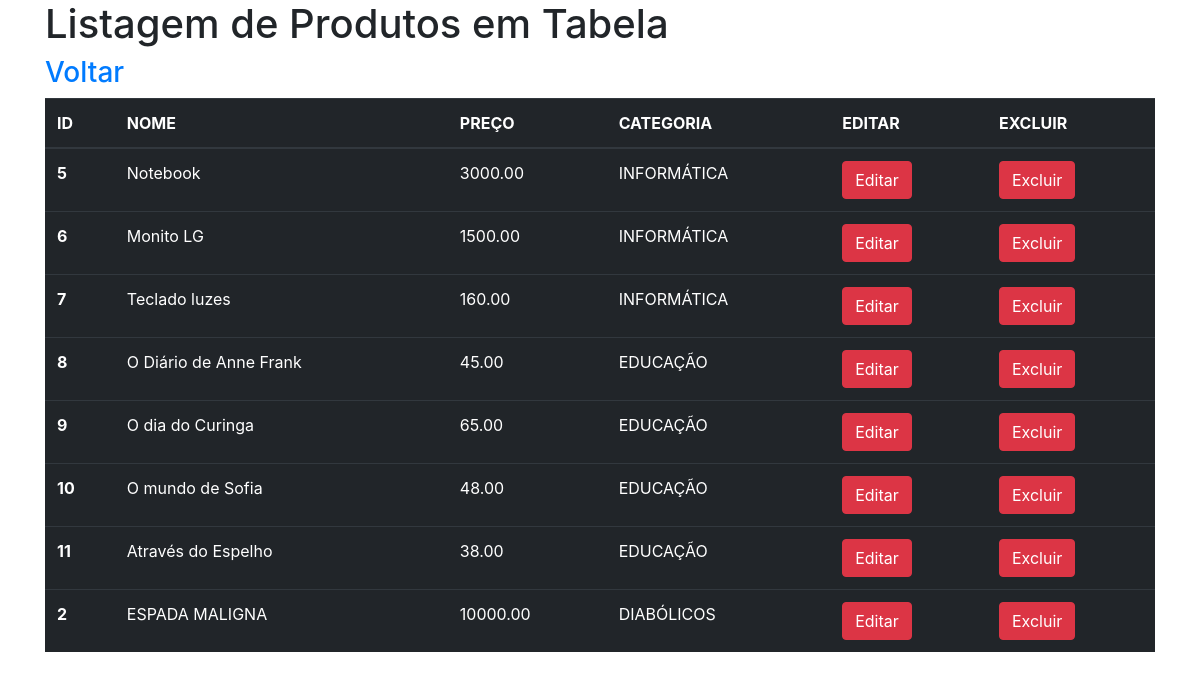
The page /lista_produto_tabela.php on the database its author committed.
### tables this page shows
CREATE TABLE TBPRODUTO(

IDPROD INT NOT NULL AUTO_INCREMENT PRIMARY KEY,

NOMEPROD VARCHAR(30),

PRECOPROD DECIMAL(7,2),

CODCATE INT NOT NULL,

FOREIGN KEY (CODCATE) REFERENCES TBCATEGORIA(IDCATE) ON DELETE CASCADE

);

CREATE TABLE TBCATEGORIA (

IDCATE INT NOT NULL AUTO_INCREMENT PRIMARY KEY,

NOMECATE VARCHAR(25)

);

### lista_produto_tabela.php (the view, shortened to what this page needs)
<!DOCTYPE html>
<html lang="pt-br">
  <head>
    <link rel="stylesheet" href="https://stackpath.bootstrapcdn.com/bootstrap/4.1.3/css/bootstrap.min.css">
  </head>
  <body>
    <div class ="container">
        <h1>Listagem de Produtos em Tabela</h1>
         <h3> <a href="index.php"> Voltar </a></h3>
        <table class="table table-hover table-dark">
  <thead>
    <tr>
      <th scope="col">ID</th>
      <th scope="col">NOME</th>
      <th scope="col">PREÇO</th>
      <th scope="col">CATEGORIA</th>
      <th scope="col">EDITAR</th>
      <th scope="col">EXCLUIR</th>
    </tr>
  </thead>
  <tbody>
    <?php
    require "conexao.php";
     $comandoSql="select *
     from tbcategoria c, tbproduto p
     where c.idcate = p.codcate";
     $resultado=mysqli_query($con,$comandoSql);
     while($dados=mysqli_fetch_assoc($resultado)){
    $id=$dados["IDPROD"];
    $nome=$dados["NOMEPROD"];
    $preco=$dados["PRECOPROD"];
    $cate=$dados["NOMECATE"];
    echo "<tr>
      <th scope='row'>$id</th>
      <td>$nome</td>
      <td>$preco</td>
      <td>$cate</td>
      <td> <a href='frm_altera_produto.php?id=$id'> <button type='button' class='btn btn-danger'>Editar</button> </a> </td>
      <td> <a href='del_produto.php?id=$id'> <button type='button' class='btn btn-danger'>Excluir</button> </a> </td>
    </tr>";
    }
    ?>
       </tbody>
           </table>
    </div>
  </body>
</html>

### rows shown on the page
tbproduto: IDPROD "5", NOMEPROD "Notebook", PRECOPROD "3000.00", CODCATE.NOMECATE "INFORMÁTICA"
tbproduto: IDPROD "6", NOMEPROD "Monito LG", PRECOPROD "1500.00", CODCATE.NOMECATE "INFORMÁTICA"
tbproduto: IDPROD "7", NOMEPROD "Teclado luzes", PRECOPROD "160.00", CODCATE.NOMECATE "INFORMÁTICA"
tbproduto: IDPROD "8", NOMEPROD "O Diário de Anne Frank", PRECOPROD "45.00", CODCATE.NOMECATE "EDUCAÇÃO"
tbproduto: IDPROD "9", NOMEPROD "O dia do Curinga", PRECOPROD "65.00", CODCATE.NOMECATE "EDUCAÇÃO"
tbproduto: IDPROD "10", NOMEPROD "O mundo de Sofia", PRECOPROD "48.00", CODCATE.NOMECATE "EDUCAÇÃO"
tbproduto: IDPROD "11", NOMEPROD "Através do Espelho", PRECOPROD "38.00", CODCATE.NOMECATE "EDUCAÇÃO"
tbproduto: IDPROD "2", NOMEPROD "ESPADA MALIGNA", PRECOPROD "10000.00", CODCATE.NOMECATE "DIABÓLICOS"
